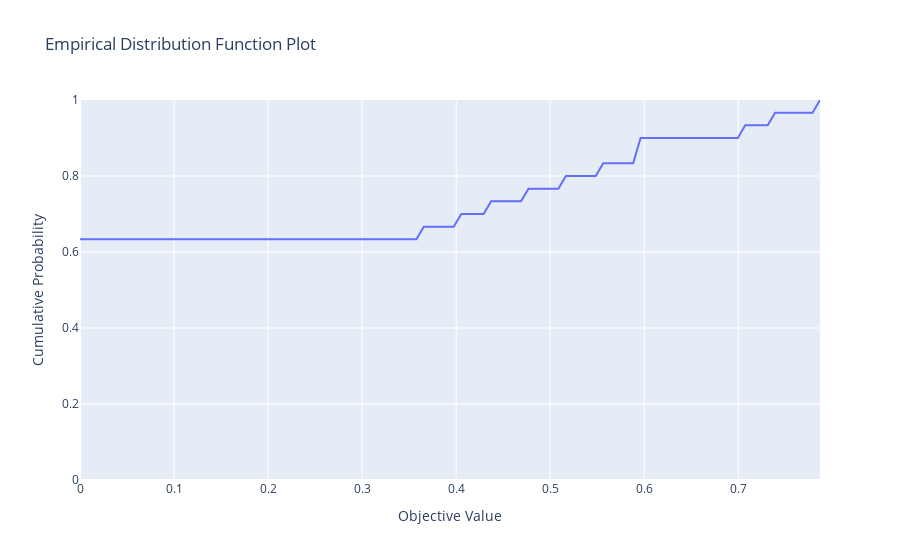

The notebook cell this image was saved under:
### Code cell
fig = plot_edf(study)
#fig.write_image("./"+config.RESULTS_DIR+"/emp_dist_func.png")
fig.show()
